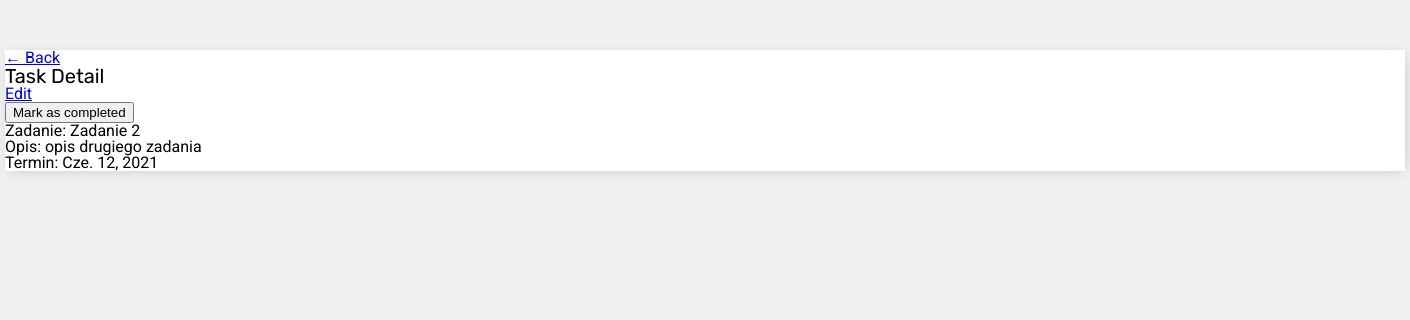
The page /task/3/ (signed in) on the database as committed earlier.
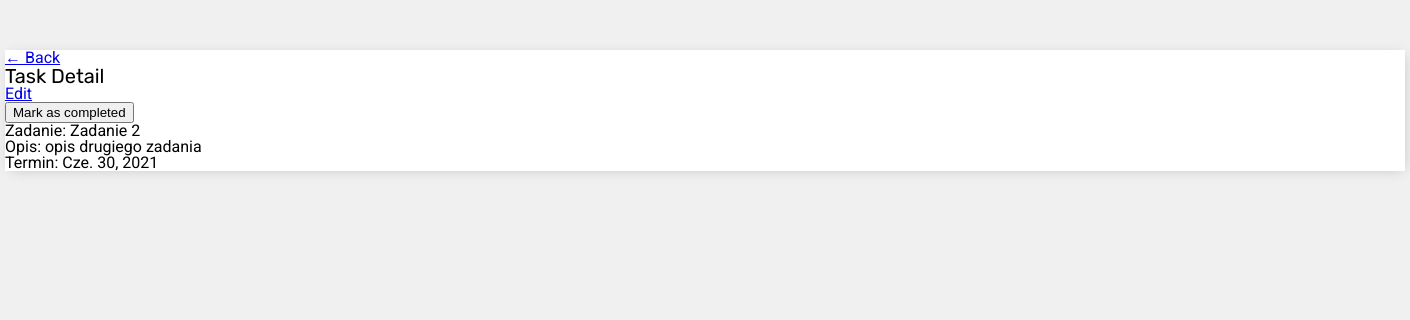
The same page on the database as committed later.
### base/models.py (models this page shows, shortened)
class Task(models.Model):
    user = models.ForeignKey(User, on_delete=models.CASCADE, null=True, blank=True)
    title = models.CharField(max_length=200)
    description = models.TextField(null=True, blank=True)
    completed = models.BooleanField(default=False)
    created = models.DateTimeField(auto_now_add=True)
    due_date = models.DateField(default=date.today, null=True, blank=True)
    completed_date = models.DateTimeField(null=True, blank=True)

### base/views.py (the view, shortened to what this page needs)
# urls.py: path('task/<int:pk>/', TaskDetail.as_view(), name='task-detail'),
class TaskDetail(LoginRequiredMixin, DetailView):
    model = Task
    context_object_name = 'task'
    fields = '__all__'

### base/templates/base/task_detail.html (shortened to what this page needs)
{% extends 'base/main.html' %}
{% block content %}
<div>
    <a href="{% url 'tasks' %}">&#8592; Back</a>
</div>
<div>
    <h3>Task Detail</h3>
    <a href="{% url 'task-update' task.id %}">Edit</a>
    <div>
        <form method="post" action="{% url 'complete' task.pk %}">
            <button type="submit">{% if task.complete %}Mark as uncompleted{% else %}Mark as completed{% endif %}</button>
        </form>
        <div>
            <p>Zadanie: {{task.title}}</p>
        </div>
        <div>
            <p>Opis: {{task.description}}</p>
        </div>
        <div>
            <p>Termin: {{task.due_date}}</p>
        </div>
    </div>
</div>
{% endblock content %}

Rows that differ between the two databases and show on the page:
changed Task "Zadanie 2": due_date "Cze. 12, 2021" → "Cze. 30, 2021"
